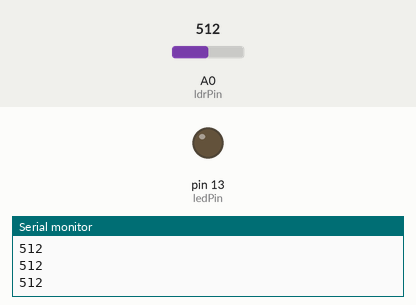
The sketch below on a simulated Arduino Uno, built with avr-gcc and run on an emulated ATmega328P. On the bench: output pins drawn as LEDs (lit = HIGH), the last lines printed to the serial monitor. Inputs (shaded band) come from the test bench; at power-on: A0 (ldrPin) = 512.

Above: at 1.2 s.
1.3 s: A0 (ldrPin) set to 212
2.8 s: A0 (ldrPin) set to 190
At 3.1 s:
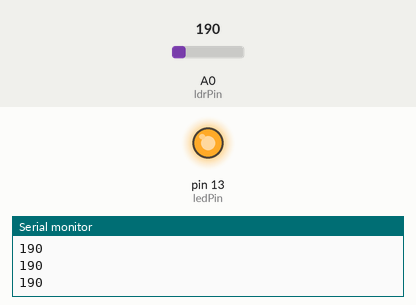
4.3 s: A0 (ldrPin) set to 210
At 5.5 s:
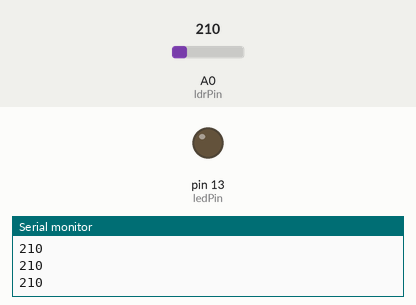
5.8 s: A0 (ldrPin) set to 122
At 7.0 s:
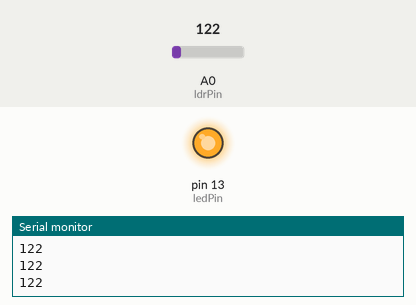
Timing chart, 0 to 8.3 s (numbered marks = the images above; inputs shaded):
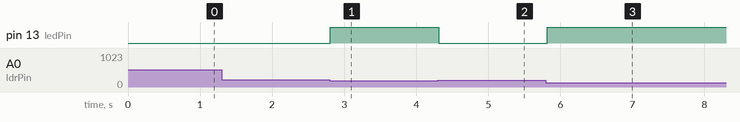

Measured:
- the behaviour switches between 200 and 199 on A0 (ldrPin) (found by bisection; images 0 and 1)
- after the input at 2.8 s, pin 13 (ledPin): LOW → HIGH at once
- after the input at 4.3 s, pin 13 (ledPin): HIGH → LOW at once
- after the input at 5.8 s, pin 13 (ledPin): LOW → HIGH at once

The sketch:

Light_Dependant_Resistor.ino
```cpp
int ldrPin = A0;              // LDR pin
int ldrVal = 0;               // Value of LDR
int ledPin = LED_BUILTIN;     // Build in LED pin

void setup() {
  Serial.begin(9600);         // Initialise the serial monitor
  pinMode(LED_BUILTIN, OUTPUT);
}

void loop() {

  ldrVal = analogRead(ldrPin);    // Read the analog value of the LDR
  Serial.println(ldrVal);         // Show the value in the serial monitor

  if (ldrVal < 200) {             // If the LDR value is lower than 200
    digitalWrite(ledPin, HIGH);   // Turn buildin LED on
  } else {
    digitalWrite(ledPin, LOW);    // Turn buildin LED off
  }

  delay(100);                     // Pause 100ms

}
```
